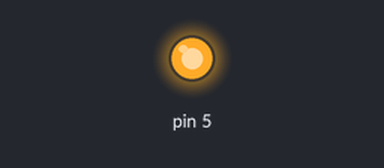
A sketch run on a simulated Arduino Uno, built with avr-gcc and run on an emulated ATmega328P. Shown: output pins drawn as LEDs (lit = HIGH).

Above: at 0.02 s.
At 2.9 s:
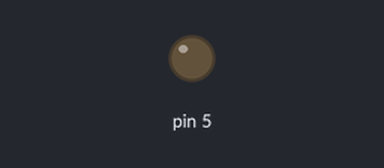
Timing chart, 0 to 7.2 s (numbered marks = the images above):
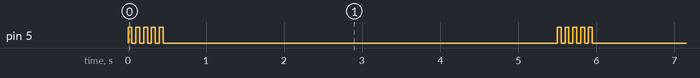

The sketch:

arduino8.3.ino
```cpp
void setup() {

    pinMode(5,OUTPUT);
    digitalWrite(5, LOW);
}

void loop() {

    for(int i = 0; i < 5; i++)
    {
        digitalWrite(5,HIGH);
        delay(50);
        digitalWrite(5, LOW);
        delay(50);
    }

    delay(5000);
}
```

Measured:
- by itself, pin 5: repeats every 5.5 s: 4 × (LOW 0.05 s, HIGH 0.05 s), LOW 5.1 s, HIGH 0.05 s
- by itself, everything shown: repeats every 5.5 s, in 10 steps
